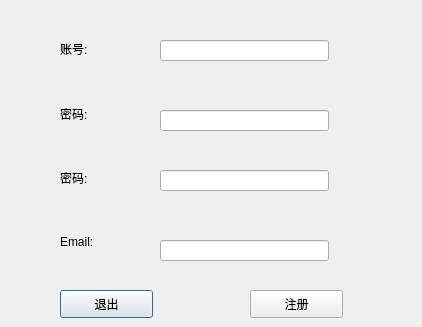
<?xml version="1.0" encoding="UTF-8"?>
<ui version="4.0">
 <class>Register</class>
 <widget class="QDialog" name="Register">
  <property name="geometry">
   <rect>
    <x>0</x>
    <y>0</y>
    <width>422</width>
    <height>327</height>
   </rect>
  </property>
  <property name="windowTitle">
   <string>Dialog</string>
  </property>
  <property name="styleSheet">
   <string notr="true">border-image: url(:/images/chat.png);</string>
  </property>
  <widget class="QWidget" name="verticalLayoutWidget">
   <property name="geometry">
    <rect>
     <x>60</x>
     <y>20</y>
     <width>101</width>
     <height>251</height>
    </rect>
   </property>
   <layout class="QVBoxLayout" name="verticalLayout">
    <item>
     <widget class="QLabel" name="label_3">
      <property name="styleSheet">
       <string notr="true">font: 12pt &quot;Agency FB&quot;;</string>
      </property>
      <property name="text">
       <string>账号: </string>
      </property>
     </widget>
    </item>
    <item>
     <widget class="QLabel" name="label_2">
      <property name="styleSheet">
       <string notr="true">font: 12pt &quot;Agency FB&quot;;</string>
      </property>
      <property name="text">
       <string>密码: </string>
      </property>
     </widget>
    </item>
    <item>
     <widget class="QLabel" name="label">
      <property name="styleSheet">
       <string notr="true">font: 12pt &quot;Agency FB&quot;;</string>
      </property>
      <property name="text">
       <string>密码: </string>
      </property>
     </widget>
    </item>
    <item>
     <widget class="QLabel" name="label_4">
      <property name="styleSheet">
       <string notr="true">font: 12pt &quot;Agency FB&quot;;</string>
      </property>
      <property name="text">
       <string>Email: </string>
      </property>
     </widget>
    </item>
   </layout>
  </widget>
  <widget class="QLineEdit" name="nameLineEdit">
   <property name="geometry">
    <rect>
     <x>160</x>
     <y>40</y>
     <width>169</width>
     <height>21</height>
    </rect>
   </property>
   <property name="styleSheet">
    <string notr="true">border-image: url(:/images/back.png);</string>
   </property>
  </widget>
  <widget class="QLineEdit" name="passwd1LineEdit">
   <property name="geometry">
    <rect>
     <x>160</x>
     <y>110</y>
     <width>169</width>
     <height>21</height>
    </rect>
   </property>
   <property name="styleSheet">
    <string notr="true">border-image: url(:/images/back.png);</string>
   </property>
   <property name="echoMode">
    <enum>QLineEdit::Password</enum>
   </property>
  </widget>
  <widget class="QLineEdit" name="passwd2LineEdit">
   <property name="geometry">
    <rect>
     <x>160</x>
     <y>170</y>
     <width>169</width>
     <height>21</height>
    </rect>
   </property>
   <property name="styleSheet">
    <string notr="true">border-image: url(:/images/back.png);</string>
   </property>
   <property name="echoMode">
    <enum>QLineEdit::Password</enum>
   </property>
  </widget>
  <widget class="QLineEdit" name="emailLineEdit">
   <property name="geometry">
    <rect>
     <x>160</x>
     <y>240</y>
     <width>169</width>
     <height>21</height>
    </rect>
   </property>
   <property name="styleSheet">
    <string notr="true">border-image: url(:/images/back.png);</string>
   </property>
  </widget>
  <widget class="QPushButton" name="pushButton">
   <property name="geometry">
    <rect>
     <x>60</x>
     <y>290</y>
     <width>93</width>
     <height>28</height>
    </rect>
   </property>
   <property name="text">
    <string>退出</string>
   </property>
  </widget>
  <widget class="QPushButton" name="registerputton">
   <property name="geometry">
    <rect>
     <x>250</x>
     <y>290</y>
     <width>93</width>
     <height>28</height>
    </rect>
   </property>
   <property name="text">
    <string>注册</string>
   </property>
  </widget>
 </widget>
 <resources/>
 <connections/>
</ui>
